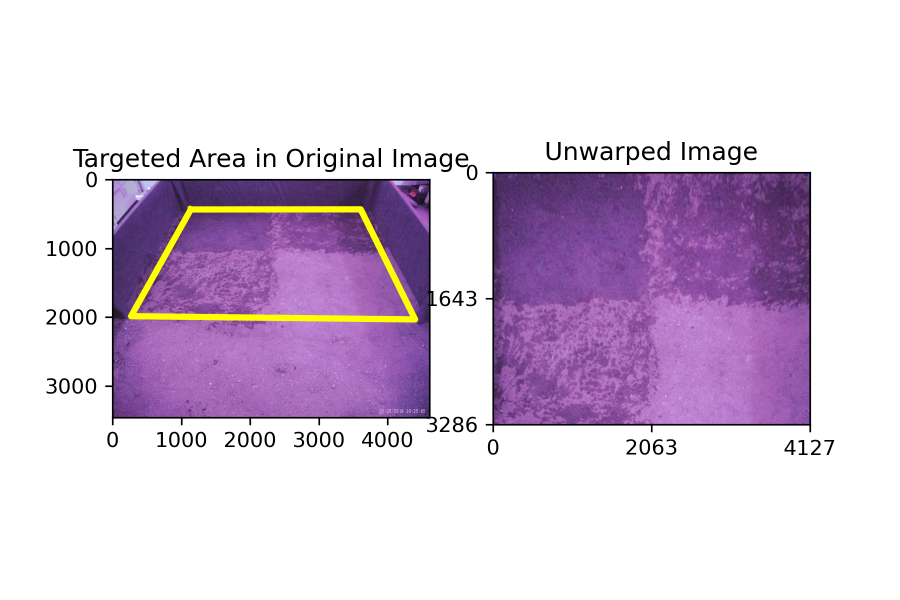
#> input picture Data/Results/Ang Corr NIR.png, 1800 x 1200 px, given in place of RGB.png, which was not available (shown at 1/2 size)
$ python main_ang_RGB.py   (older library calls are emulated)
#> lines starting #> are read from the running program, lines starting #| are printed output that depends on the picture; after the words box and inside, x2 and y2 are one past the last pixel; in counts of white or black regions, pixels touching at a corner belong together; pictures that were not available may be replaced by others from this repository, and a replacement may not be noted
import numpy as np
import cv2
import matplotlib.pyplot as plt
import os


""" Insert Inputs:
    1- Location of the Image 2- Height and Width of the rectangle in real life """


""" 1 - Load Image """
image_name = 'RGB.png'
Folder1 = 'Data'
Folder2 = 'Modified'
path_save = 'Results'

h_rct = 180
w_rct = 226
Filename = os.path.join(Folder1, Folder2, image_name)
image_bgr = cv2.imread(Filename)
#> image_bgr is the input picture: shape (1200, 1800, 3); mean B, G, R 222.1, 203.4, 218.1
image = cv2.cvtColor(image_bgr, cv2.COLOR_BGR2RGB)

# RGB (color) imagery is similar to viewing a digital photograph taken from a plane
plt.figure()
plt.imshow(image)
plt.title('Original image with dots')
plt.colorbar()
plt.show()
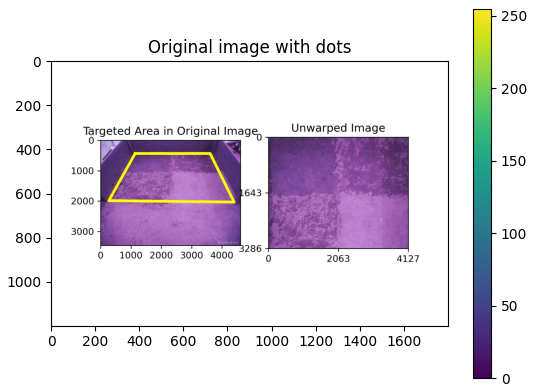
#> figure drawn by matplotlib, 2 panels
# plt.savefig('Original image with dots.jpg',dpi=300)


""" 2 - dot_coordinate_detection:
    Detecting coordinates of dots of specific color/pixel value
    Inputs:
        image: ndarray. Original Image in RGB format
        lb: ndarray. Lower bound of specific color/pixel value
        ub: ndarray. Upper bound of specific color/pixel value
    Returns:
        centroids: ndarray. Coordinates of dots of assigned color/pixel value """

## Define color of investigated dots.
## These are the RGB values of dots that we added it to the image previously.
## Since we used the same color for all 4 dots, we have same RGB values for all 4 dots.
## lb could be the same as RGB values and ub is just 1 value more than lb.

#lb = np.array([228, 39, 42])
#ub = np.array([229, 40, 43])

lb = np.array([63, 72, 204])
ub = np.array([64, 73, 205])


mask = cv2.inRange(image, lb, ub)
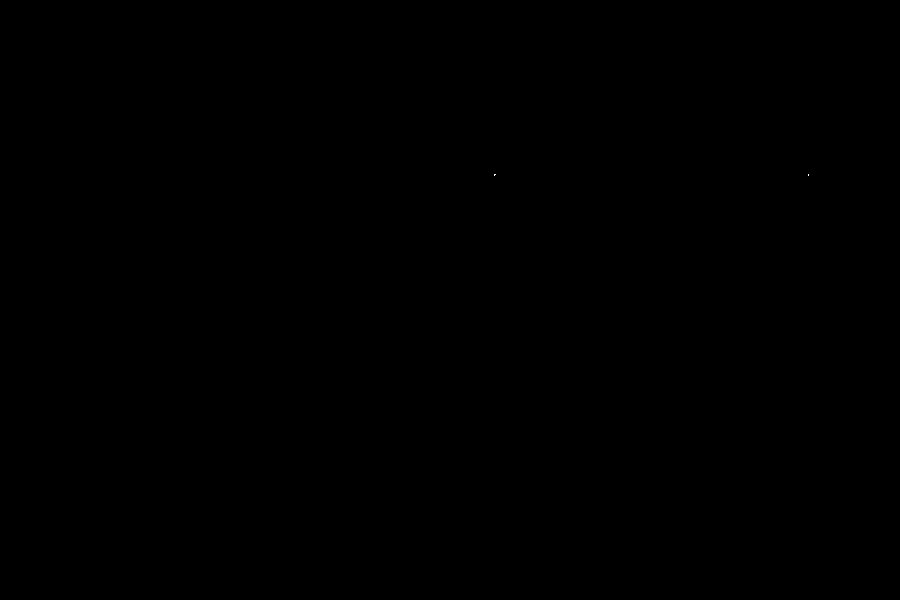
#> mask: shape (1200, 1800) (shown at 1/2 size); 0% white in thin lines or dots, all inside (x1, y1, x2, y2) = (989, 348, 1618, 352)
plt.imshow(mask)
plt.title('Mask Image')
plt.show()

connectivity = 4
# Perform the operation
output = cv2.connectedComponentsWithStats(mask, connectivity, cv2.CV_32S)
# Get the number of the dots
num_labels = output[0]-1  # output[0] = num_labels + background.
#> num_labels = 2
# Get the centroids/coordinates of the dots

""" Two Ways to find Corners  """

" Method1:"
# corners = output[3][1:]
# corners = np.around(corners)  # Around the number before converting to int
# corners = corners.astype(int)  # Convert to int

" Method2:"
corners = np.zeros((4,2))
corners[0] = output[3][1:][1]
corners[1] = output[3][1:][0]
#> (the run stopped early here; a loop or call above may not have finished)

$ run again, on Data/Results/Ang Corr Thermal.png
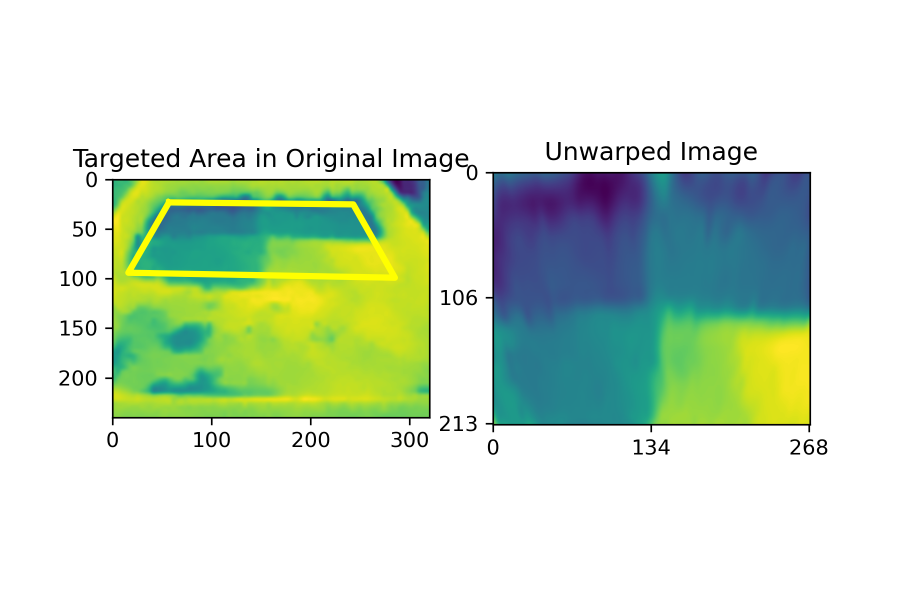
#> input picture Data/Results/Ang Corr Thermal.png, 1800 x 1200 px, given in place of RGB.png, which was not available (shown at 1/2 size)
#> image_bgr is the input picture: shape (1200, 1800, 3); mean B, G, R 205.3, 224.8, 208.3
#> `plt.show()`:
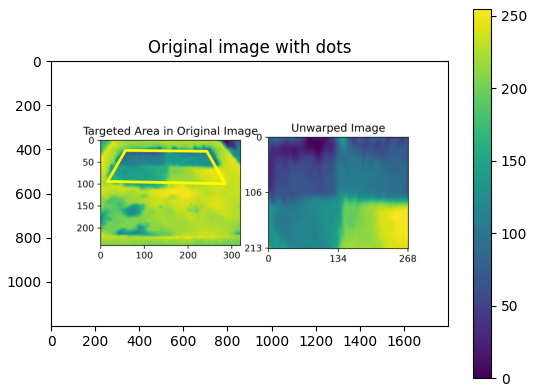
#> figure drawn by matplotlib, 2 panels
#> mask: shape (1200, 1800); every value is 0
#> num_labels = 0

$ run again, on Data/Results/Thermal.png
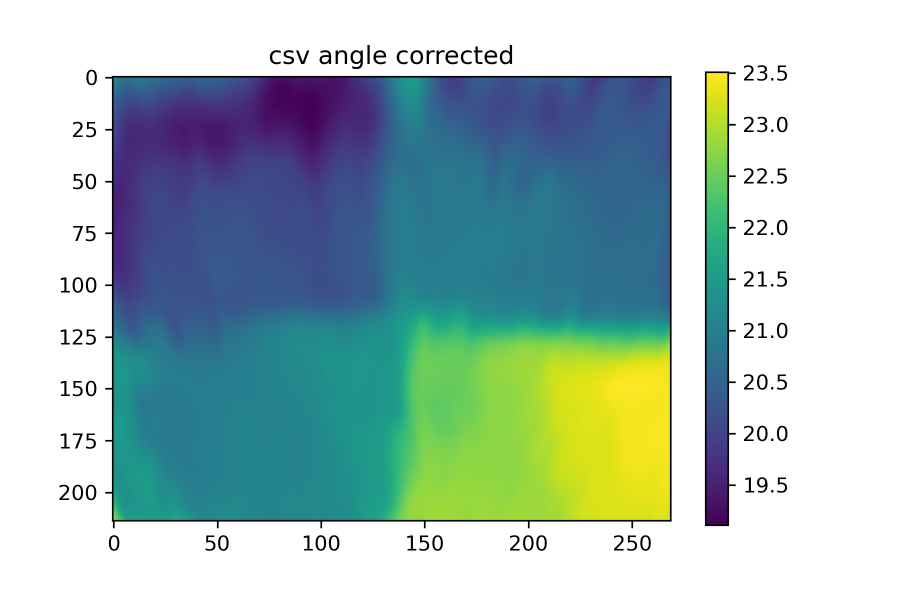
#> input picture Data/Results/Thermal.png, 1800 x 1200 px, given in place of RGB.png, which was not available (shown at 1/2 size)
#> image_bgr is the input picture: shape (1200, 1800, 3); mean B, G, R 186.5, 189.4, 163.9
#> `plt.show()`:
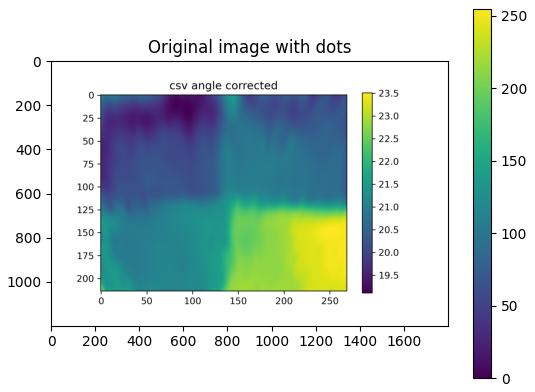
#> figure drawn by matplotlib, 2 panels
#> mask: shape (1200, 1800); every value is 0
#> num_labels = 0
